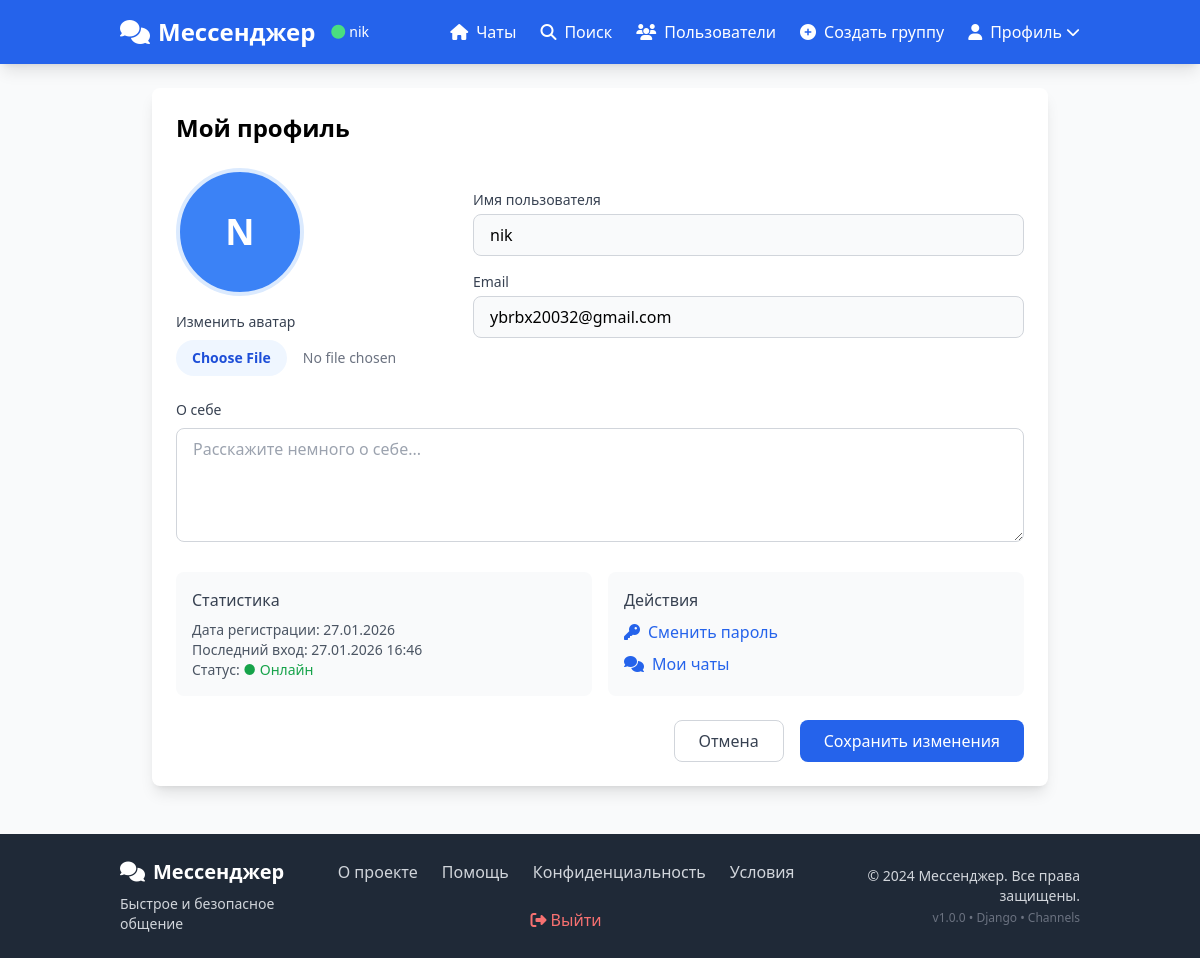
Before: /accounts/profile/ (signed in) with the older database file.
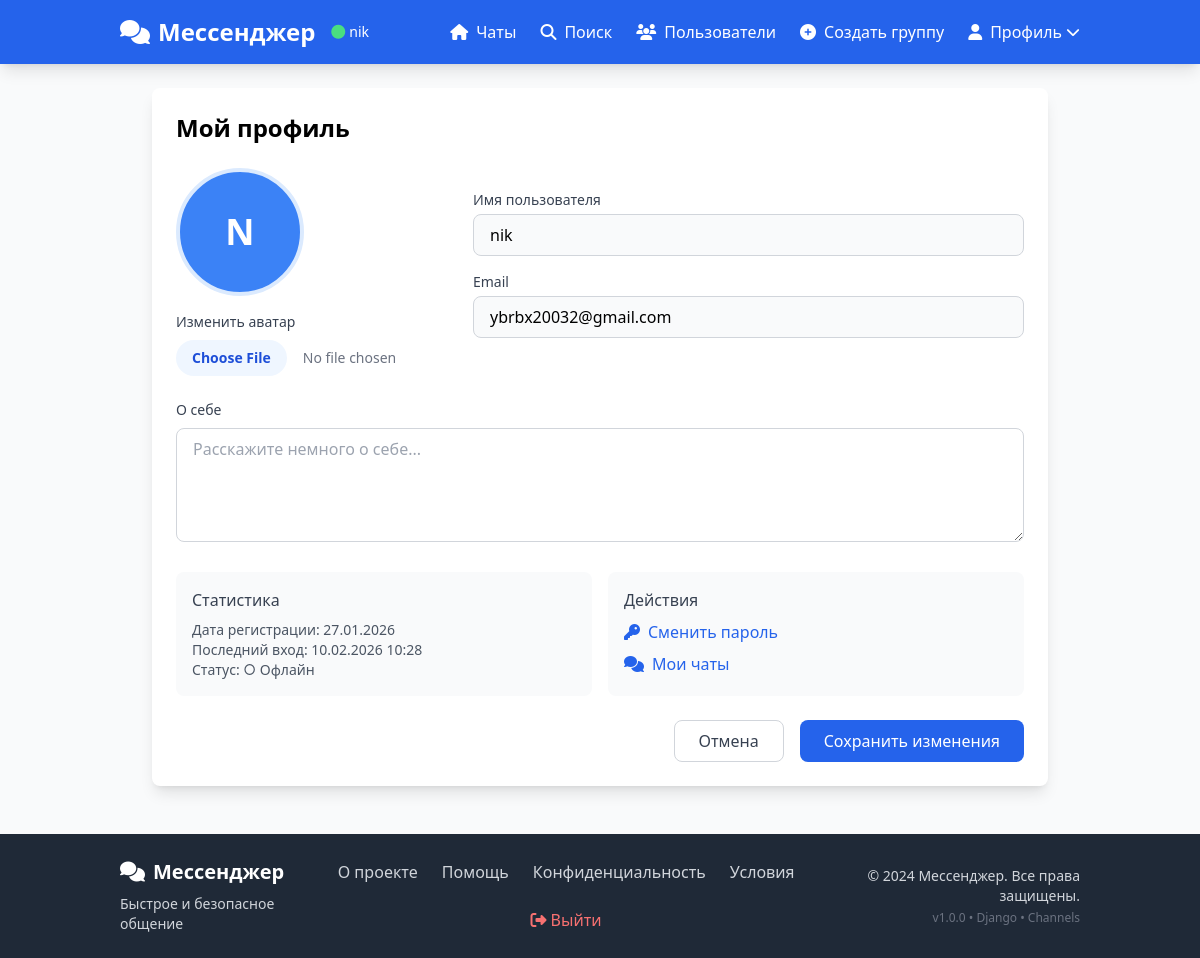
After: the same page with the newer database file.
### accounts/models.py (models this page shows, shortened)
class CustomUser(AbstractUser):
    bio = models.TextField(blank=True, null=True, verbose_name="О себе")
    avatar = models.ImageField(upload_to='avatars/', blank=True, null=True, verbose_name="Аватар")
    online = models.BooleanField(default=False, verbose_name="Онлайн")
    last_seen = models.DateTimeField(auto_now=True, verbose_name="Последний раз в сети")
    groups = models.ManyToManyField(
        'auth.Group',
        verbose_name='groups',
        blank=True,
        help_text='The groups this user belongs to. A user will get all permissions granted to each of their groups.',
        related_name="customuser_set",
        related_query_name="customuser",
    )
    user_permissions = models.ManyToManyField(
        'auth.Permission',
        verbose_name='user permissions',
        blank=True,
        help_text='Specific permissions for this user.',
        related_name="customuser_set",
        related_query_name="customuser",
    )
    class Meta:
        verbose_name = "Пользователь"
        verbose_name_plural = "Пользователи"

### accounts/views.py (the view, shortened to what this page needs)
# urls.py: path('profile/', views.profile, name='profile'),
@login_required
def profile(request):
    user = request.user
    return render(request, 'accounts/profile.html', {'user': user})

### templates/accounts/profile.html (shortened to what the changed rows need)
{% extends 'base.html' %}
{% block content %}
<div class="max-w-4xl mx-auto">
    <div class="bg-white rounded-lg shadow-lg p-6 mb-6">
        <h1 class="text-2xl font-bold mb-6">Мой профиль</h1>
        <form method="post" enctype="multipart/form-data" class="space-y-6">
            <div class="flex items-center space-x-6">
                <div class="relative">
                    {% if user.avatar %}
                    <img src="{{ user.avatar.url }}" alt="Аватар"
                         class="w-32 h-32 rounded-full object-cover border-4 border-blue-100">
                    {% else %}
                    <div class="w-32 h-32 rounded-full bg-blue-500 text-white flex items-center justify-center text-4xl font-bold border-4 border-blue-100">
                        {{ user.username|first|upper }}
                    </div>
                    {% endif %}
                    <div class="mt-4">
                        <label for="avatar" class="block text-sm font-medium text-gray-700 mb-2">
                        </label>
                        <input type="file" name="avatar" id="avatar"
                               class="block w-full text-sm text-gray-500 file:mr-4 file:py-2 file:px-4 file:rounded-full file:border-0 file:text-sm file:font-semibold file:bg-blue-50 file:text-blue-700 hover:file:bg-blue-100">
                    </div>
                </div>
                <div class="flex-grow">
                    <div class="mb-4">
                        <label class="block text-sm font-medium text-gray-700 mb-1">
                            Имя пользователя
                        </label>
                        <input type="text" value="{{ user.username }}"
                               class="w-full px-4 py-2 border border-gray-300 rounded-lg bg-gray-50" readonly>
                    </div>
                    <div class="mb-4">
                        <label class="block text-sm font-medium text-gray-700 mb-1">
                            Email
                        </label>
                        <input type="email" value="{{ user.email|default:'Не указан' }}"
                               class="w-full px-4 py-2 border border-gray-300 rounded-lg bg-gray-50" readonly>
                    </div>
                </div>
            </div>
            <div class="grid grid-cols-1 md:grid-cols-2 gap-4">
                <div class="p-4 bg-gray-50 rounded-lg">
                    <h3 class="font-medium text-gray-700 mb-2">Статистика</h3>
                    <p class="text-sm text-gray-600">Дата регистрации: {{ user.date_joined|date:"d.m.Y" }}</p>
                    <p class="text-sm text-gray-600">Последний вход: {{ user.last_login|date:"d.m.Y H:i"|default:"Еще не входил" }}</p>
                    <p class="text-sm text-gray-600">Статус:
                        <span class="{% if user.online %}text-green-600{% else %}text-gray-600{% endif %}">
                            {% if user.online %}● Онлайн{% else %}○ Офлайн{% endif %}
                        </span>
                    </p>
                </div>
            </div>
        </form>
    </div>
</div>
{% endblock %}

### templates/base.html (shortened to what the changed rows need)
<!DOCTYPE html>
<html lang="ru">
<head>
    <script src="https://cdn.tailwindcss.com"></script>
    <link rel="stylesheet" href="https://cdnjs.cloudflare.com/ajax/libs/font-awesome/6.4.0/css/all.min.css">
</head>
<body class="bg-gray-50">
    <nav class="bg-blue-600 text-white shadow-lg">
        <div class="container-responsive">
            <div class="flex justify-between items-center py-4">
                <div class="flex items-center space-x-4">
                    {% if user.is_authenticated %}
                    <div class="text-sm hidden md:block">
                        <span class="flex items-center">
                            <i class="fas fa-circle text-green-400 mr-1"></i>
                            <span class="font-medium">{{ user.username }}</span>
                        </span>
                    </div>
                    {% endif %}
                </div>
            </div>
        </div>
    </nav>
    <main class="container-responsive py-6 min-h-[calc(100vh-200px)]">
        {% block content %}{% endblock %}
    </main>
</body>
</html>

Changed rows visible on the page:
changed CustomUser "nik": last_login "27.01.2026 16:46" → "10.02.2026 10:28"; online True → False (drawn)
Other visible differences:
text no longer shown: "● Онлайн"
text now shown: "○ Офлайн"
